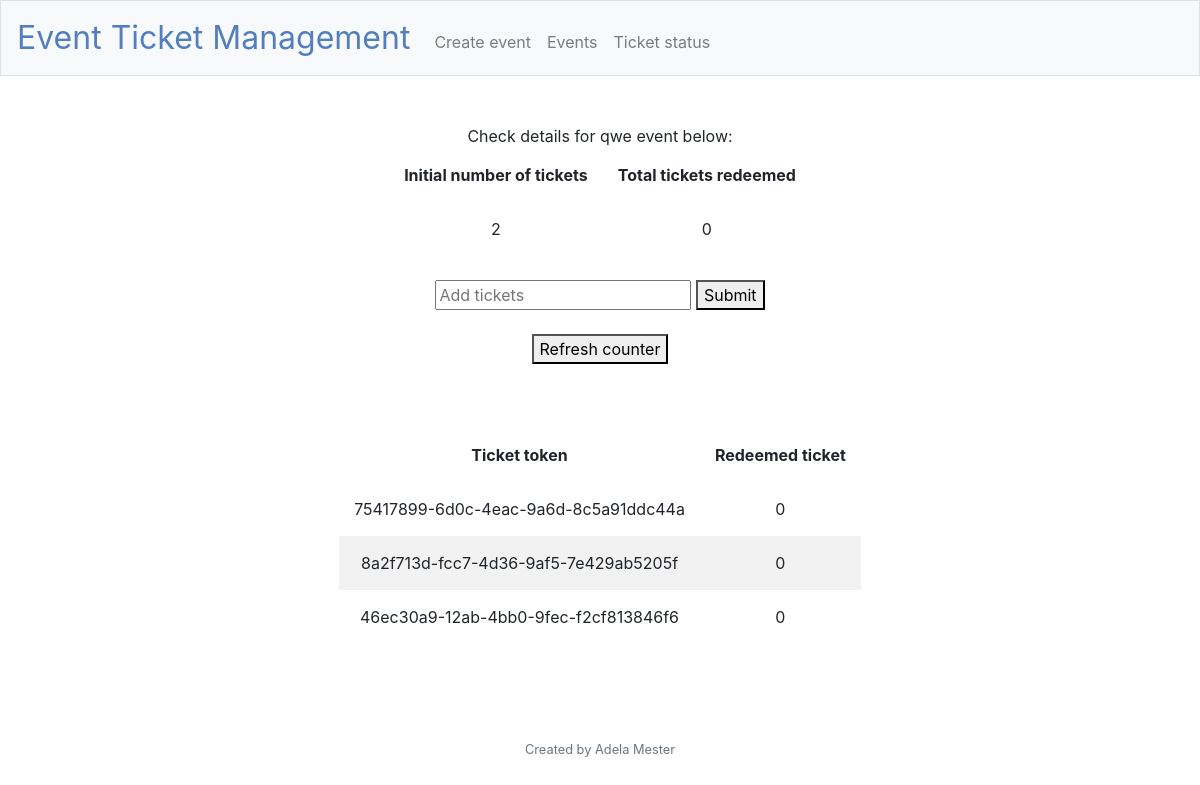
Page /event/33 on the committed database.
### tables this page shows
CREATE TABLE 'events' ('event_id' integer PRIMARY KEY AUTOINCREMENT NOT NULL,'event_name' text, 'total_tickets' integer, 'tickets_redeemed' integer, 'date' date);

CREATE TABLE 'tickets' ('id' integer PRIMARY KEY AUTOINCREMENT NOT NULL, 'event_id' integer,'ticket_token' varchar(64),'redeemed_ticket' integer);

### application.py (the view)
@app.route("/event/<int:event_id>", methods = ["GET"])
def event_details(event_id):
    if request.method == "GET":
        conn = sqlite3.connect('events.db')
        cursor = conn.cursor()
        cursor.execute("SELECT total_tickets, tickets_redeemed, event_name FROM events WHERE event_id=?", (event_id,))
        rows = cursor.fetchall()
        cursor.execute("SELECT ticket_token, redeemed_ticket FROM tickets WHERE event_id=?", (event_id,))
        results = cursor.fetchall()
        cursor.execute("SELECT COUNT(redeemed_ticket) FROM tickets WHERE event_id=? and redeemed_ticket=1", (event_id,))
        total_redeemed = cursor.fetchall()[0][0]
        print(results)
        conn.close()
        return render_template("event_details.html", rows=rows[0], event_id=event_id, results=results, total_redeemed=total_redeemed)

### application.py (called while the page is built)
@app.after_request
def after_request(response):
    response.headers["Cache-Control"] = "no-cache, no-store, must-revalidate"
    response.headers["Expires"] = 0
    response.headers["Pragma"] = "no-cache"
    return response

### templates/event_details.html (shortened to what this page needs)
{% extends "layout.html" %}
{% block main %}
   Check details for {{rows[2]}} event below:
    <table>
        <thead>
            <tr>
                <th>Initial number of tickets</th>
                <th>Total tickets redeemed</th>
            </tr>
        </thead>
        <tbody>
            <tr>
                <td id="update_tickets">{{rows[0]}}</td>
                <td>{{total_redeemed}}</td>
            </tr>
        </tbody>
    </table>
    <br>
    <input type="number" placeholder="Add tickets" id="add_tickets">
    <button onclick="addTickets()">Submit</button>
    <br>
    <br>
    <button onclick="refreshCounter()">Refresh counter</button>
    <br>
    <br>
    <table>
        <thead>
            <tr>
                <th>Ticket token</th>
                <th>Redeemed ticket</th>
            </tr>
        </thead>
        <tbody>
            {% for result in results %}
            <tr>
                <td>{{result[0]}}</td>
                <td>{{result[1]}}</td>
            </tr>
            {% endfor %}
        </tbody>
    </table>
{% endblock %}

### static/styles.css (style rules this page uses)
th, td { padding: 15px; text-align: center; }
tr:nth-child(even) { background-color: #f2f2f2; }
table { margin-left: auto; margin-right: auto; }

### rows in the picture
events: event_name "qwe", total_tickets "2"
tickets: ticket_token "75417899-6d0c-4eac-9a6d-8c5a91ddc44a", redeemed_ticket "0"
tickets: ticket_token "8a2f713d-fcc7-4d36-9af5-7e429ab5205f", redeemed_ticket "0"
tickets: ticket_token "46ec30a9-12ab-4bb0-9fec-f2cf813846f6", redeemed_ticket "0"

### other values in the picture
{{ total_redeemed }} "0"
